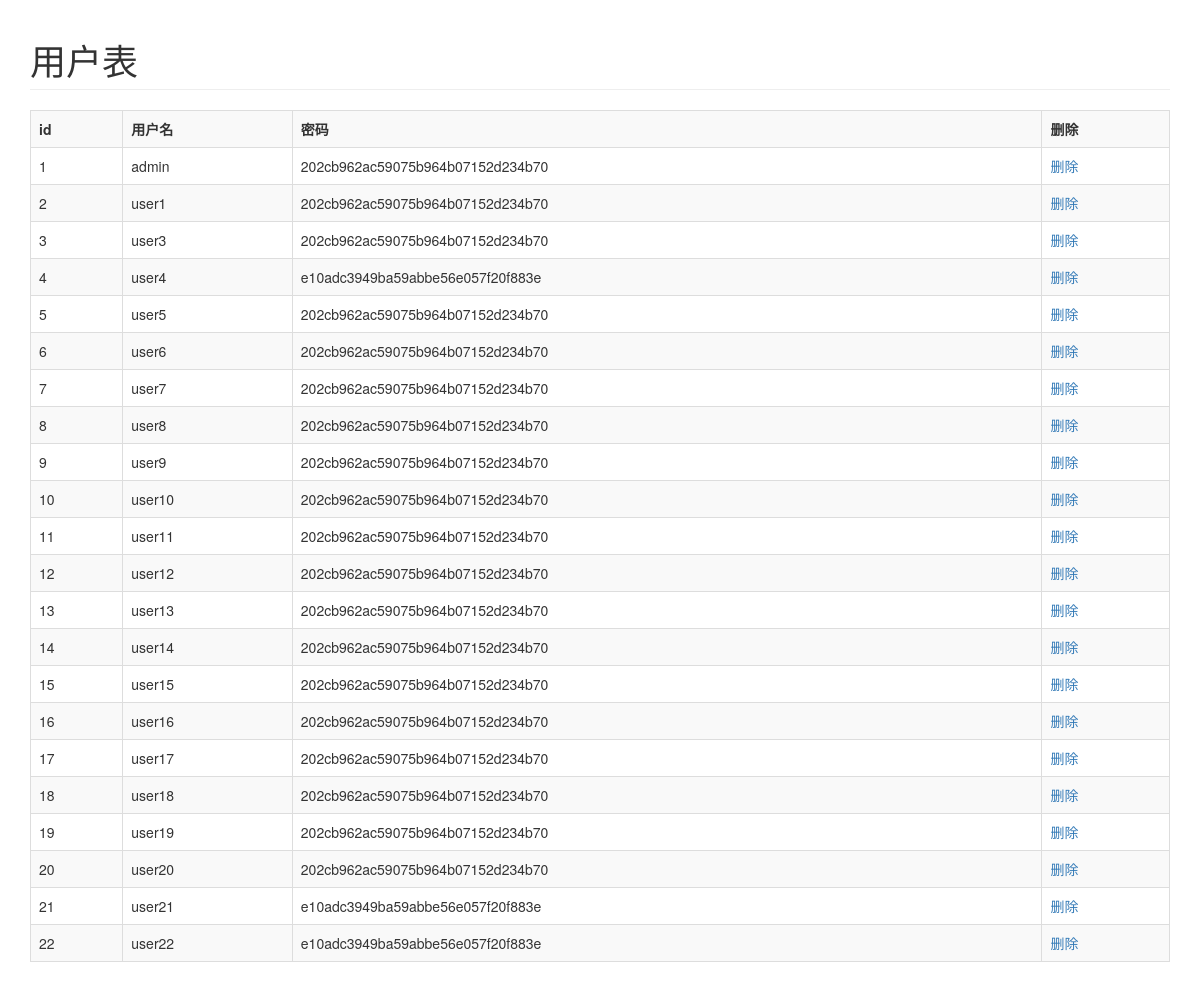
The page /Ajax无刷新删除技术/ajax无刷新删除技术.php on the database its author committed.
### tables this page shows
CREATE TABLE `user` (
  `id` int(10) UNSIGNED NOT NULL COMMENT 'id' AUTO_INCREMENT primary key,
  `username` varchar(30) NOT NULL COMMENT '用户名',
  `password` char(32) NOT NULL COMMENT '密码',
  `isadmin` tinyint(4) NOT NULL DEFAULT '0'
);

### Ajax无刷新删除技术/ajax无刷新删除技术.php (the view, shortened to what this page needs)
<!doctype html>
 <html lang="en">
 <head>
 	<link rel="stylesheet" href="bs/bootstrap.min.css">
 </head>
 <body>
 	<div class="container">
 		<h1 class="page-header">用户表</h1>
 		<table class="table table-striped table-bordered table-hover">
 			<tr>
 				<th>id</th>
 				<th>用户名</th>
 				<th>密码</th>
 				<th>删除</th>
 			</tr>
			<?php
			$pdo=new PDO('mysql:host=localhost;dbname=test','root','123');
			$pdo->exec('set names utf8');
			$sql='select * from user';
			$smt=$pdo->query($sql);
			$rows=$smt->fetchAll(PDO::FETCH_ASSOC);
			foreach ($rows as $row) {
				echo "<tr id={$row['id']}>";
				echo "<td>{$row['id']}</td>";
				echo "<td>{$row['username']}</td>";
				echo "<td>{$row['password']}</td>";
				echo "<td><a href='javascript:' num='".$row['id']."'>删除</a></td>";
				echo "</tr>";
			}
 			?>
 		</table>
 	</div>
 </body>
 </html>

### rows shown on the page
user: id "1", username "admin", password "202cb962ac59075b964b07152d234b70"
user: id "2", username "user1", password "202cb962ac59075b964b07152d234b70"
user: id "3", username "user3", password "202cb962ac59075b964b07152d234b70"
user: id "4", username "user4", password "e10adc3949ba59abbe56e057f20f883e"
user: id "5", username "user5", password "202cb962ac59075b964b07152d234b70"
user: id "6", username "user6", password "202cb962ac59075b964b07152d234b70"
user: id "7", username "user7", password "202cb962ac59075b964b07152d234b70"
user: id "8", username "user8", password "202cb962ac59075b964b07152d234b70"
user: id "9", username "user9", password "202cb962ac59075b964b07152d234b70"
user: id "10", username "user10", password "202cb962ac59075b964b07152d234b70"
user: id "11", username "user11", password "202cb962ac59075b964b07152d234b70"
user: id "12", username "user12", password "202cb962ac59075b964b07152d234b70"
user: id "13", username "user13", password "202cb962ac59075b964b07152d234b70"
user: id "14", username "user14", password "202cb962ac59075b964b07152d234b70"
user: id "15", username "user15", password "202cb962ac59075b964b07152d234b70"
user: id "16", username "user16", password "202cb962ac59075b964b07152d234b70"
user: id "17", username "user17", password "202cb962ac59075b964b07152d234b70"
user: id "18", username "user18", password "202cb962ac59075b964b07152d234b70"
user: id "19", username "user19", password "202cb962ac59075b964b07152d234b70"
user: id "20", username "user20", password "202cb962ac59075b964b07152d234b70"
user: id "21", username "user21", password "e10adc3949ba59abbe56e057f20f883e"
user: id "22", username "user22", password "e10adc3949ba59abbe56e057f20f883e"
